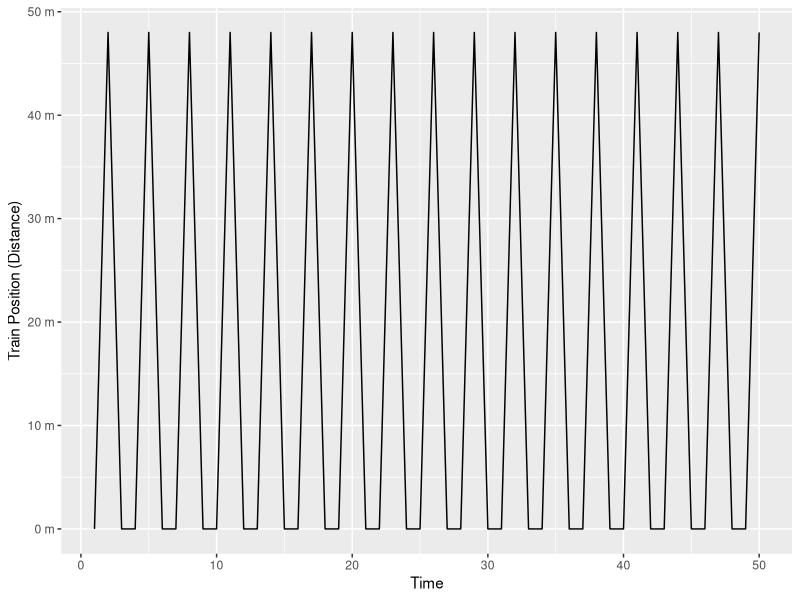

Here is the R script that generated this plot:
# Required packages
library(tidyverse)
library(R6)

# Define the monorail system parameters
num_trains <- 3
num_stations <- 4
track_length <- 1000
max_capacity <- 100
simulation_time <- 50

# Define a class to represent a monorail train
Train <- R6Class("Train",
                 public = list(
                   position = NULL,
                   speed = NULL,
                   direction = NULL,
                   capacity = NULL,
                   passengers_moved = 0,
                   initialize = function() {
                     self$position <- 0
                     self$speed <- 0
                     self$direction <- 1  # 1 for forward, -1 for backward
                     self$capacity <- max_capacity
                   },
                   move = function() {
                     self$position <- self$position + (self$speed * self$direction)
                   },
                   accelerate = function() {
                     self$speed <- min(self$speed + 1, 5)  # Limit maximum speed to 5
                   },
                   decelerate = function() {
                     self$speed <- max(self$speed - 1, 0)  # Prevent negative speed
                   },
                   load_passengers = function(passengers) {
                     self$capacity <- max(self$capacity - passengers, 0)
                   },
                   unload_passengers = function(passengers) {
                     self$capacity <- min(self$capacity + passengers, max_capacity)
                   },
                   update_passengers_moved = function(passengers) {
                     self$passengers_moved <- self$passengers_moved + passengers
                   }
                 )
)

# Define a class to represent a monorail station
Station <- R6Class("Station",
                   public = list(
                     position = NULL,
                     passengers = NULL,
                     initialize = function() {
                       self$position <- 0
                       self$passengers <- 0
                     },
                     add_passengers = function(num_passengers) {
                       self$passengers <- self$passengers + num_passengers
                     },
                     remove_passengers = function(num_passengers) {
                       self$passengers <- max(self$passengers - num_passengers, 0)
                     }
                   )
)

# Create monorail system objects
trains <- vector("list", num_trains)
for (i in 1:num_trains) {
  trains[[i]] <- Train$new()
}

stations <- vector("list", num_stations)
for (i in 1:num_stations) {
  stations[[i]] <- Station$new()
}

# Simulation loop
for (t in 1:simulation_time) {
  # Print current system state
  cat("Time:", t, "\n")
  for (i in 1:num_trains) {
    train <- trains[[i]]
    cat("Train", i, "- Position:", train$position, "Speed:", train$speed, "Direction:", train$direction, "Capacity:", train$capacity, "\n")
  }
  cat("\n")
  
  # Train movement
  for (i in 1:num_trains) {
    train <- trains[[i]]
    train$move()
    
    # Reverse direction if train reaches the end of the track
    if (train$position >= track_length || train$position <= 0) {
      train$direction <- -train$direction
    }
    
    # Adjust train speed based on station passenger load
    station_index <- min(max(floor((train$position - 1) / (track_length / num_stations)) + 1, 1), num_stations)
    station <- stations[[station_index]]
    
    if (station$passengers > 0 && train$speed == 0) {
      train$accelerate()
    } else if (station$passengers == 0 && train$speed > 0) {
      train$decelerate()
    }
    
    # Load and unload passengers at the station
    passengers_to_unload <- min(train$capacity, station$passengers)
    train$unload_passengers(passengers_to_unload)
    station$remove_passengers(passengers_to_unload)
    
    passengers_to_load <- min(train$capacity, station$passengers)
    train$load_passengers(passengers_to_load)
    station$remove_passengers(passengers_to_load)
    
    train$update_passengers_moved(passengers_to_unload)
  }
  
  # Station passenger generation (random for demonstration purposes)
  for (i in 1:num_stations) {
    stations[[i]]$add_passengers(sample(0:10, 1))
  }
}

# Calculate total passengers moved
total_passengers_moved <- sum(sapply(trains, function(train) train$passengers_moved))
cat("Total passengers moved:", total_passengers_moved, "\n")

# Visualization (using ggplot2 for demonstration purposes)
train_data <- data.frame(Time = rep(1:simulation_time, num_trains),
                         Train = rep(1:num_trains, each = simulation_time),
                         Position = sapply(trains, function(train) {
                           if (train$direction == 1) {
                             train$position %% (track_length / num_stations)
                           } else {
                             (track_length / num_stations) - (train$position %% (track_length / num_stations))
                           }
                         }))


# Visualize the position of the train in space and time
train_data %>%
  filter(Train == 2) %>%
ggplot(aes(x = Time, y = Position)) +
  geom_line() +
  xlab("Time") +
  ylab("Train Position (Distance)") +
  scale_y_continuous(labels = function(x) paste(x, "m"))  # Adding distance unit to y-axis labels

# I'm not sure this actually works. The position (y-axis) seems off.
